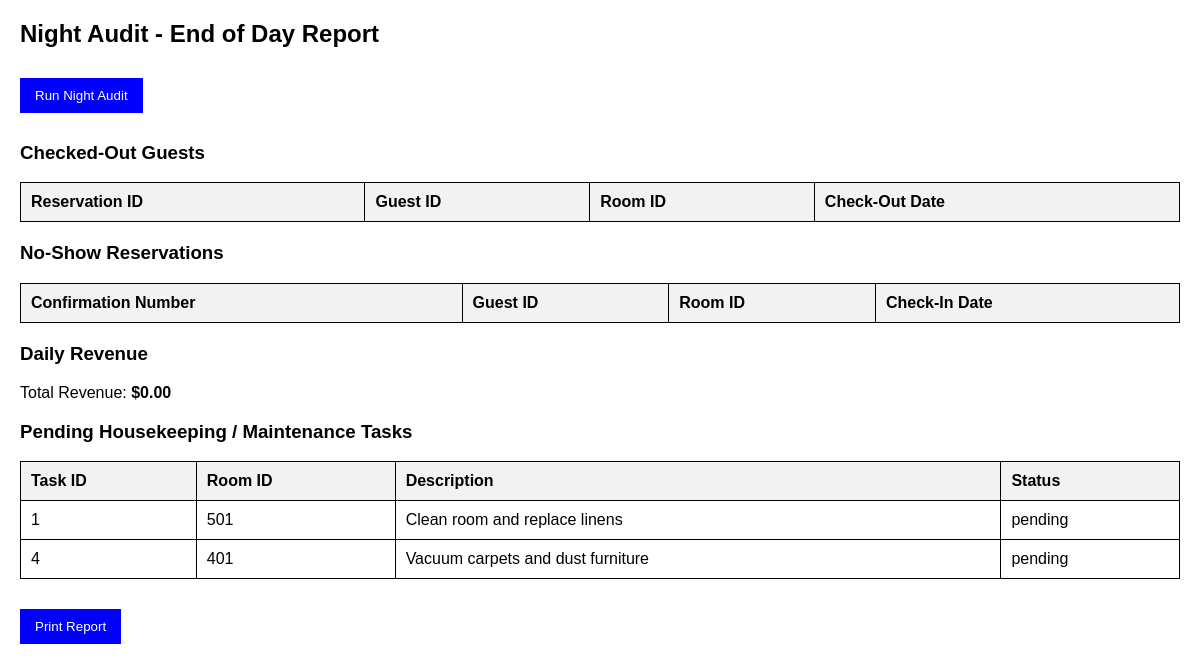
The app's page /Website/homepage/Homepage-Type/Admin/night_audit.php with its own data.
### tables this page shows
CREATE TABLE housekeeping_tasks (
    task_id INT AUTO_INCREMENT PRIMARY KEY,
    room_num INT,
    assigned_to INT,
    task_description TEXT NOT NULL,
    status VARCHAR(50) NOT NULL,  
    FOREIGN KEY (room_num) REFERENCES rooms(room_num),
    FOREIGN KEY (assigned_to) REFERENCES users(u_id)
);

### Website/homepage/Homepage-Type/Admin/night_audit.php (the view, shortened to what this page needs)
<?php
include('../inc/db_connect.php');
$query = "SELECT SUM(balance) AS daily_revenue FROM reservations WHERE check_out_date = CURDATE() AND status = 'checked-out'";
$statement = $db->prepare($query);
$statement->execute();
$revenue = $statement->fetch(PDO::FETCH_ASSOC);
$query = "SELECT task_id, room_num, task_description, status FROM housekeeping_tasks WHERE status = 'pending'";
$statement = $db->prepare($query);
$statement->execute();
$housekeeping = $statement->fetchAll(PDO::FETCH_ASSOC);
?>
<!DOCTYPE html>
<html lang="en">
<head>
</head>
<body>
    <h2>Night Audit - End of Day Report</h2>
    <form method="POST">
        <button type="submit">Run Night Audit</button>
    </form>
    <h3>Checked-Out Guests</h3>
    <table>
        <tr><th>Reservation ID</th><th>Guest ID</th><th>Room ID</th><th>Check-Out Date</th></tr>
    </table>
    <h3>No-Show Reservations</h3>
    <table>
        <tr><th>Confirmation Number</th><th>Guest ID</th><th>Room ID</th><th>Check-In Date</th></tr>
    </table>
    <h3>Daily Revenue</h3>
    <p>Total Revenue: <strong>$<?= number_format($revenue["daily_revenue"], 2) ?></strong></p>
    <h3>Pending Housekeeping / Maintenance Tasks</h3>
    <table>
        <tr><th>Task ID</th><th>Room ID</th><th>Description</th><th>Status</th></tr>
        <?php foreach ($housekeeping as $row) { ?>
            <tr><td><?= htmlspecialchars($row["task_id"]) ?></td><td><?= htmlspecialchars($row["room_num"]) ?></td><td><?= htmlspecialchars($row["task_description"]) ?></td><td><?= htmlspecialchars($row["status"]) ?></td></tr>
        <?php } ?>
    </table>
    <button onclick="printReport()">Print Report</button>
</body>
</html>

### Website/homepage/Homepage-Type/Admin/night_audit.php (style rules this page uses)
body { font-family: Arial, sans-serif; margin: 20px; }
table { width: 100%; border-collapse: collapse; margin-bottom: 20px; }
th, td { border: 1px solid black; padding: 10px; text-align: left; }
th { background-color: #f2f2f2; }
button { padding: 10px 15px; background: blue; color: white; border: none; cursor: pointer; margin: 10px 0; }

### records on screen
housekeeping_tasks: task_id "1", room_num "501", task_description "Clean room and replace linens", status "pending"
housekeeping_tasks: task_id "4", room_num "401", task_description "Vacuum carpets and dust furniture", status "pending"

### other values on screen
$revenue["daily_revenue"] "0.00"
